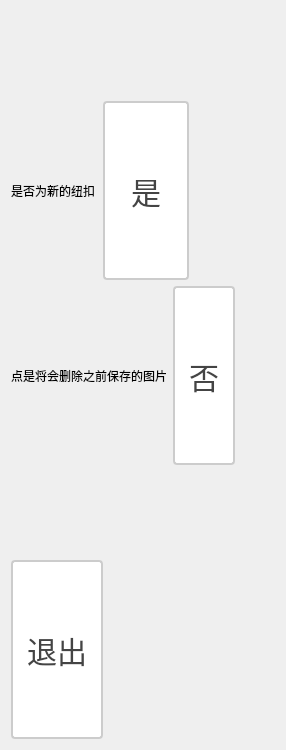
     <widget class="QWidget" name="tab_1">
      <attribute name="title">
       <string>Tab 1</string>
      </attribute>
      <layout class="QVBoxLayout" name="verticalLayout" stretch="1,2,2,1,2">
       <item>
        <spacer name="verticalSpacer">
         <property name="orientation">
          <enum>Qt::Orientation::Vertical</enum>
         </property>
         <property name="sizeHint" stdset="0">
          <size>
           <width>20</width>
           <height>268</height>
          </size>
         </property>
        </spacer>
       </item>
       <item>
        <layout class="QHBoxLayout" name="horizontalLayout_3" stretch="1,1,1">
         <item>
          <widget class="QLabel" name="label">
           <property name="text">
            <string>是否为新的纽扣</string>
           </property>
          </widget>
         </item>
         <item>
          <widget class="QPushButton" name="pbtn_tab1_ok">
           <property name="sizePolicy">
            <sizepolicy hsizetype="Minimum" vsizetype="Minimum">
             <horstretch>0</horstretch>
             <verstretch>0</verstretch>
            </sizepolicy>
           </property>
           <property name="styleSheet">
            <string notr="true">QPushButton {
    padding: 6px 14px;
    border: 2px solid #CCC;
    border-radius: 4px;
    background-color: white;
    color: #444;
    font-size: 30px; 
}

QPushButton:hover {
    border-color: #999;
    background-color: #F5F5F5;
}

QPushButton:pressed {
    border-color: #777;
    background-color: #EEE;
}</string>
           </property>
           <property name="text">
            <string>是</string>
           </property>
          </widget>
         </item>
         <item>
          <spacer name="horizontalSpacer">
           <property name="orientation">
            <enum>Qt::Orientation::Horizontal</enum>
           </property>
           <property name="sizeHint" stdset="0">
            <size>
             <width>108</width>
             <height>20</height>
            </size>
           </property>
          </spacer>
         </item>
        </layout>
       </item>
       <item>
        <layout class="QHBoxLayout" name="horizontalLayout_4" stretch="1,1,1">
         <item>
          <widget class="QLabel" name="label_2">
           <property name="text">
            <string>点是将会删除之前保存的图片</string>
           </property>
          </widget>
         </item>
         <item>
          <widget class="QPushButton" name="pbtn_tab1_no">
           <property name="sizePolicy">
            <sizepolicy hsizetype="Minimum" vsizetype="Minimum">
             <horstretch>0</horstretch>
             <verstretch>0</verstretch>
            </sizepolicy>
           </property>
           <property name="styleSheet">
            <string notr="true">QPushButton {
    padding: 6px 14px;
    border: 2px solid #CCC;
    border-radius: 4px;
    background-color: white;
    color: #444;
    font-size: 30px; 
}

QPushButton:hover {
    border-color: #999;
    background-color: #F5F5F5;
}

QPushButton:pressed {
    border-color: #777;
    background-color: #EEE;
}</string>
           </property>
           <property name="text">
            <string>否</string>
           </property>
          </widget>
         </item>
         <item>
          <spacer name="horizontalSpacer_6">
           <property name="orientation">
            <enum>Qt::Orientation::Horizontal</enum>
           </property>
           <property name="sizeHint" stdset="0">
            <size>
             <width>40</width>
             <height>20</height>
            </size>
           </property>
          </spacer>
         </item>
        </layout>
       </item>
       <item>
        <spacer name="verticalSpacer_2">
         <property name="orientation">
          <enum>Qt::Orientation::Vertical</enum>
         </property>
         <property name="sizeHint" stdset="0">
          <size>
           <width>20</width>
           <height>268</height>
          </size>
         </property>
        </spacer>
       </item>
       <item>
        <layout class="QHBoxLayout" name="horizontalLayout_5" stretch="1,3">
         <item>
          <widget class="QPushButton" name="pbtn_tab1_exit">
           <property name="sizePolicy">
            <sizepolicy hsizetype="Minimum" vsizetype="Minimum">
             <horstretch>0</horstretch>
             <verstretch>0</verstretch>
            </sizepolicy>
           </property>
           <property name="styleSheet">
            <string notr="true">QPushButton {
    padding: 6px 14px;
    border: 2px solid #CCC;
    border-radius: 4px;
    background-color: white;
    color: #444;
    font-size: 30px; 
}

QPushButton:hover {
    border-color: #999;
    background-color: #F5F5F5;
}

QPushButton:pressed {
    border-color: #777;
    background-color: #EEE;
}</string>
           </property>
           <property name="text">
            <string>退出</string>
           </property>
          </widget>
         </item>
         <item>
          <spacer name="horizontalSpacer_5">
           <property name="orientation">
            <enum>Qt::Orientation::Horizontal</enum>
           </property>
           <property name="sizeHint" stdset="0">
            <size>
             <width>40</width>
             <height>20</height>
            </size>
           </property>
          </spacer>
         </item>
        </layout>
       </item>
      </layout>
     </widget>
